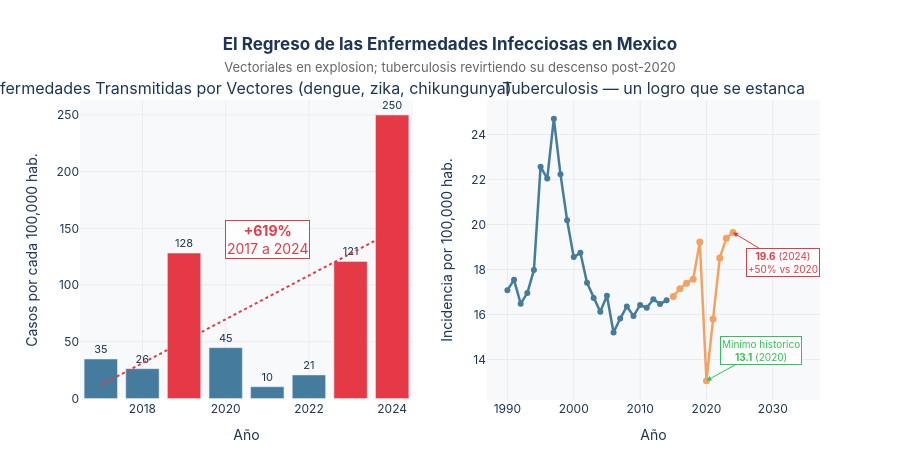

Source (notebook cell):
### Markdown cell above
---
## Alarma 2 — Las Enfermedades que Regresaron

El dengue, el chikungunya, el zika. México los había puesto bajo control.  
Pero en la última década, las **enfermedades transmitidas por vectores** explotaron.

De 34.8 casos por cada 100,000 habitantes en 2017 a **249.9 en 2024**.  
Un incremento de **+619% en solo 7 años**. No es un pico aislado — es una tendencia que se acelera.

### Code cell
# ══════════════════════════════════════════════════════════════════════════════
# FIGURA 3 — Enfermedades vectoriales + Tuberculosis (panel doble)
# ══════════════════════════════════════════════════════════════════════════════

vector = get_serie('3R.3.C(1)')
tb     = get_serie('3.3.2A')

fig_inf = make_subplots(
    rows=1, cols=2,
    subplot_titles=[
        'Enfermedades Transmitidas por Vectores (dengue, zika, chikungunya)',
        'Tuberculosis — un logro que se estanca'
    ],
    horizontal_spacing=0.1
)

# ── Panel izquierdo: Vectoriales ──────────────────────────────────────────────
fig_inf.add_trace(go.Bar(
    x=vector['periodo'], y=vector['valor'],
    name='Enf. vectoriales',
    marker_color=[
        COLOR_ALERTA if v > 100 else COLOR_ACENTO if v > 50 else COLOR_NEUTRO
        for v in vector['valor']
    ],
    text=vector['valor'].round(0).astype(int),
    textposition='outside',
    textfont=dict(size=11, color='#1D3557'),
    hovertemplate='<b>%{x}</b><br>Incidencia: <b>%{y:.1f}</b> por 100k hab.<extra></extra>',
    showlegend=False
), row=1, col=1)

# Línea de tendencia
x_vec = np.array(vector['periodo'])
y_vec = np.array(vector['valor'])
m_vec, b_vec = np.polyfit(x_vec, y_vec, 1)
fig_inf.add_trace(go.Scatter(
    x=x_vec, y=m_vec * x_vec + b_vec,
    mode='lines', line=dict(color=COLOR_ALERTA, width=2, dash='dot'),
    showlegend=False, hoverinfo='skip'
), row=1, col=1)

fig_inf.add_annotation(
    x=2021, y=140, text='<b>+619%</b><br>2017 a 2024',
    showarrow=False, font=dict(size=14, color=COLOR_ALERTA),
    bgcolor='rgba(255,255,255,0.85)', bordercolor=COLOR_ALERTA, borderwidth=1,
    row=1, col=1
)

# ── Panel derecho: Tuberculosis ───────────────────────────────────────────────
tb_base   = tb[tb['periodo'] < 2015]
tb_recent = tb[tb['periodo'] >= 2015]

fig_inf.add_trace(go.Scatter(
    x=tb_base['periodo'], y=tb_base['valor'],
    mode='lines+markers', name='Tuberculosis (1990–2014)',
    line=dict(color=COLOR_NEUTRO, width=2.5),
    marker=dict(size=6, color=COLOR_NEUTRO),
    hovertemplate='<b>%{x}</b><br>Incidencia TB: <b>%{y:.1f}</b> por 100k<extra></extra>',
    showlegend=False
), row=1, col=2)

fig_inf.add_trace(go.Scatter(
    x=tb_recent['periodo'], y=tb_recent['valor'],
    mode='lines+markers', name='Subida post-2019',
    line=dict(color=COLOR_ACENTO, width=2.5),
    marker=dict(size=7, color=COLOR_ACENTO),
    hovertemplate='<b>%{x}</b><br>TB: <b>%{y:.1f}</b> por 100k<extra></extra>',
    showlegend=False
), row=1, col=2)

fig_inf.add_annotation(
    x=2020, y=13.06, text='Minimo historico<br><b>13.1</b> (2020)',
    showarrow=True, arrowhead=2, arrowcolor=COLOR_MEJORA,
    ax=55, ay=-30, font=dict(size=10, color=COLOR_MEJORA),
    bgcolor='rgba(255,255,255,0.85)', bordercolor=COLOR_MEJORA, borderwidth=1,
    row=1, col=2
)
fig_inf.add_annotation(
    x=2024, y=19.64, text='<b>19.6</b> (2024)<br>+50% vs 2020',
    showarrow=True, arrowhead=2, arrowcolor=COLOR_ALERTA,
    ax=50, ay=30, font=dict(size=10, color=COLOR_ALERTA),
    bgcolor='rgba(255,255,255,0.85)', bordercolor=COLOR_ALERTA, borderwidth=1,
    row=1, col=2
)

fig_inf.update_xaxes(showgrid=True, gridcolor='#E9ECEF', title_text='Año')
fig_inf.update_yaxes(showgrid=True, gridcolor='#E9ECEF')
fig_inf.update_yaxes(title_text='Casos por cada 100,000 hab.', row=1, col=1)
fig_inf.update_yaxes(title_text='Incidencia por 100,000 hab.', row=1, col=2)

fig_inf.update_layout(
    title=dict(
        text='<b>El Regreso de las Enfermedades Infecciosas en Mexico</b><br>'
             '<span style="font-size:13px;font-weight:normal;color:#666">'
             'Vectoriales en explosion; tuberculosis revirtiendo su descenso post-2020</span>',
        x=0.5, xanchor='center'
    ),
    height=460, plot_bgcolor=COLOR_FONDO, paper_bgcolor='white',
    font=dict(family='Inter, Arial, sans-serif', color='#1D3557'),
    showlegend=False, margin=dict(t=100, b=60)
)

fig_inf.show()

### Figure 1 — Plotly figure (JSON) as saved in the notebook; plotly's stock layout.template omitted (floating-point values rounded to 4 significant figures)
{"data": [{"hovertemplate": "<b>%{x}</b><br>Incidencia: <b>%{y:.1f}</b> por 100k hab.<extra></extra>", "marker": {"color": ["#457B9D", "#457B9D", "#E63946", "#457B9D", "#457B9D", "#457B9D", "#E63946", "#E63946"]}, "name": "Enf. vectoriales", "showlegend": false, "text": [35.0, 26.0, 128.0, 45.0, 10.0, 21.0, 121.0, 250.0], "textfont": {"color": "#1D3557", "size": 11}, "textposition": "outside", "type": "bar", "x": [2017, 2018, 2019, 2020, 2021, 2022, 2023, 2024], "xaxis": "x", "y": [34.77, 26.28, 128.2, 44.81, 10.32, 20.73, 120.8, 249.9], "yaxis": "y"}, {"hoverinfo": "skip", "line": {"color": "#E63946", "dash": "dot", "width": 2}, "mode": "lines", "showlegend": false, "type": "scatter", "x": [2017, 2018, 2019, 2020, 2021, 2022, 2023, 2024], "xaxis": "x", "y": [11.9, 31.2, 50.51, 69.82, 89.12, 108.4, 127.7, 147.0], "yaxis": "y"}, {"hovertemplate": "<b>%{x}</b><br>Incidencia TB: <b>%{y:.1f}</b> por 100k<extra></extra>", "line": {"color": "#457B9D", "width": 2.5}, "marker": {"color": "#457B9D", "size": 6}, "mode": "lines+markers", "name": "Tuberculosis (1990–2014)", "showlegend": false, "type": "scatter", "x": [1990, 1991, 1992, 1993, 1994, 1995, 1996, 1997, 1998, 1999, 2000, 2001, 2002, 2003, 2004, 2005, 2006, 2007, 2008, 2009, 2010, 2011, 2012, 2013, 2014], "xaxis": "x2", "y": [17.08, 17.54, 16.48, 16.95, 17.98, 22.57, 22.04, 24.7, 22.23, 20.19, 18.55, 18.74, 17.41, 16.73, 16.12, 16.83, 15.2, 15.82, 16.36, 15.93, 16.42, 16.3, 16.68, 16.47, 16.63], "yaxis": "y2"}, {"hovertemplate": "<b>%{x}</b><br>TB: <b>%{y:.1f}</b> por 100k<extra></extra>", "line": {"color": "#F4A261", "width": 2.5}, "marker": {"color": "#F4A261", "size": 7}, "mode": "lines+markers", "name": "Subida post-2019", "showlegend": false, "type": "scatter", "x": [2015, 2016, 2017, 2018, 2019, 2020, 2021, 2022, 2023, 2024], "xaxis": "x2", "y": [16.8, 17.14, 17.39, 17.57, 19.22, 13.06, 15.8, 18.51, 19.39, 19.64], "yaxis": "y2"}], "layout": {"annotations": [{"font": {"size": 16}, "showarrow": false, "text": "Enfermedades Transmitidas por Vectores (dengue, zika, chikungunya)", "x": 0.225, "xanchor": "center", "xref": "paper", "y": 1, "yanchor": "bottom", "yref": "paper"}, {"font": {"size": 16}, "showarrow": false, "text": "Tuberculosis — un logro que se estanca", "x": 0.775, "xanchor": "center", "xref": "paper", "y": 1, "yanchor": "bottom", "yref": "paper"}, {"bgcolor": "rgba(255,255,255,0.85)", "bordercolor": "#E63946", "borderwidth": 1, "font": {"color": "#E63946", "size": 14}, "showarrow": false, "text": "<b>+619%</b><br>2017 a 2024", "x": 2021, "xref": "x", "y": 140, "yref": "y"}, {"arrowcolor": "#2DC653", "arrowhead": 2, "ax": 55, "ay": -30, "bgcolor": "rgba(255,255,255,0.85)", "bordercolor": "#2DC653", "borderwidth": 1, "font": {"color": "#2DC653", "size": 10}, "showarrow": true, "text": "Minimo historico<br><b>13.1</b> (2020)", "x": 2020, "xref": "x2", "y": 13.06, "yref": "y2"}, {"arrowcolor": "#E63946", "arrowhead": 2, "ax": 50, "ay": 30, "bgcolor": "rgba(255,255,255,0.85)", "bordercolor": "#E63946", "borderwidth": 1, "font": {"color": "#E63946", "size": 10}, "showarrow": true, "text": "<b>19.6</b> (2024)<br>+50% vs 2020", "x": 2024, "xref": "x2", "y": 19.64, "yref": "y2"}], "font": {"color": "#1D3557", "family": "Inter, Arial, sans-serif"}, "height": 460, "margin": {"b": 60, "t": 100}, "paper_bgcolor": "white", "plot_bgcolor": "#F8F9FA", "showlegend": false, "title": {"text": "<b>El Regreso de las Enfermedades Infecciosas en Mexico</b><br><span style=\"font-size:13px;font-weight:normal;color:#666\">Vectoriales en explosion; tuberculosis revirtiendo su descenso post-2020</span>", "x": 0.5, "xanchor": "center"}, "xaxis": {"anchor": "y", "domain": [0, 0.45], "gridcolor": "#E9ECEF", "showgrid": true, "title": {"text": "Año"}}, "xaxis2": {"anchor": "y2", "domain": [0.55, 1], "gridcolor": "#E9ECEF", "showgrid": true, "title": {"text": "Año"}}, "yaxis": {"anchor": "x", "domain": [0, 1], "gridcolor": "#E9ECEF", "showgrid": true, "title": {"text": "Casos por cada 100,000 hab."}}, "yaxis2": {"anchor": "x2", "domain": [0, 1], "gridcolor": "#E9ECEF", "showgrid": true, "title": {"text": "Incidencia por 100,000 hab."}}}}
